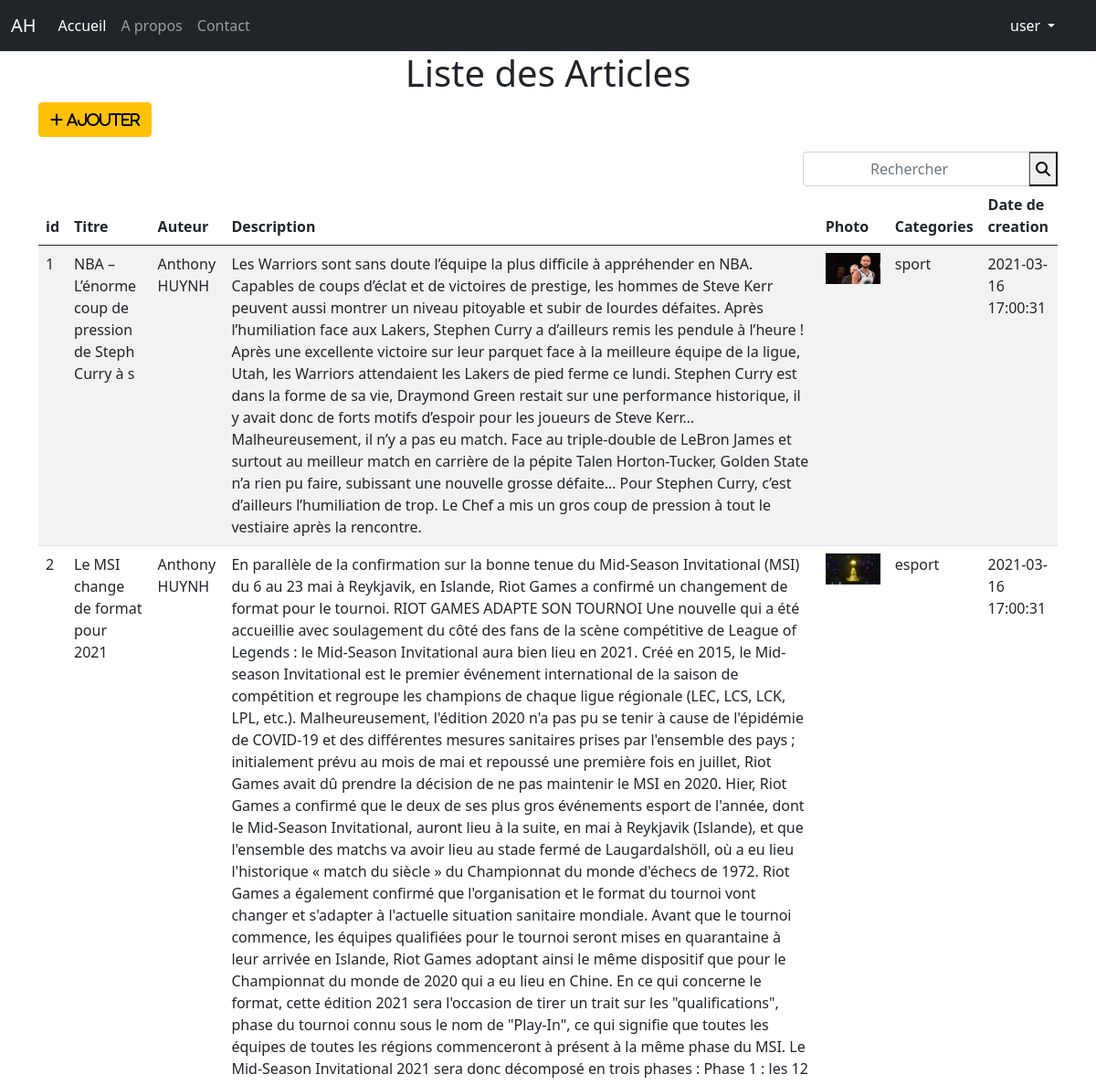
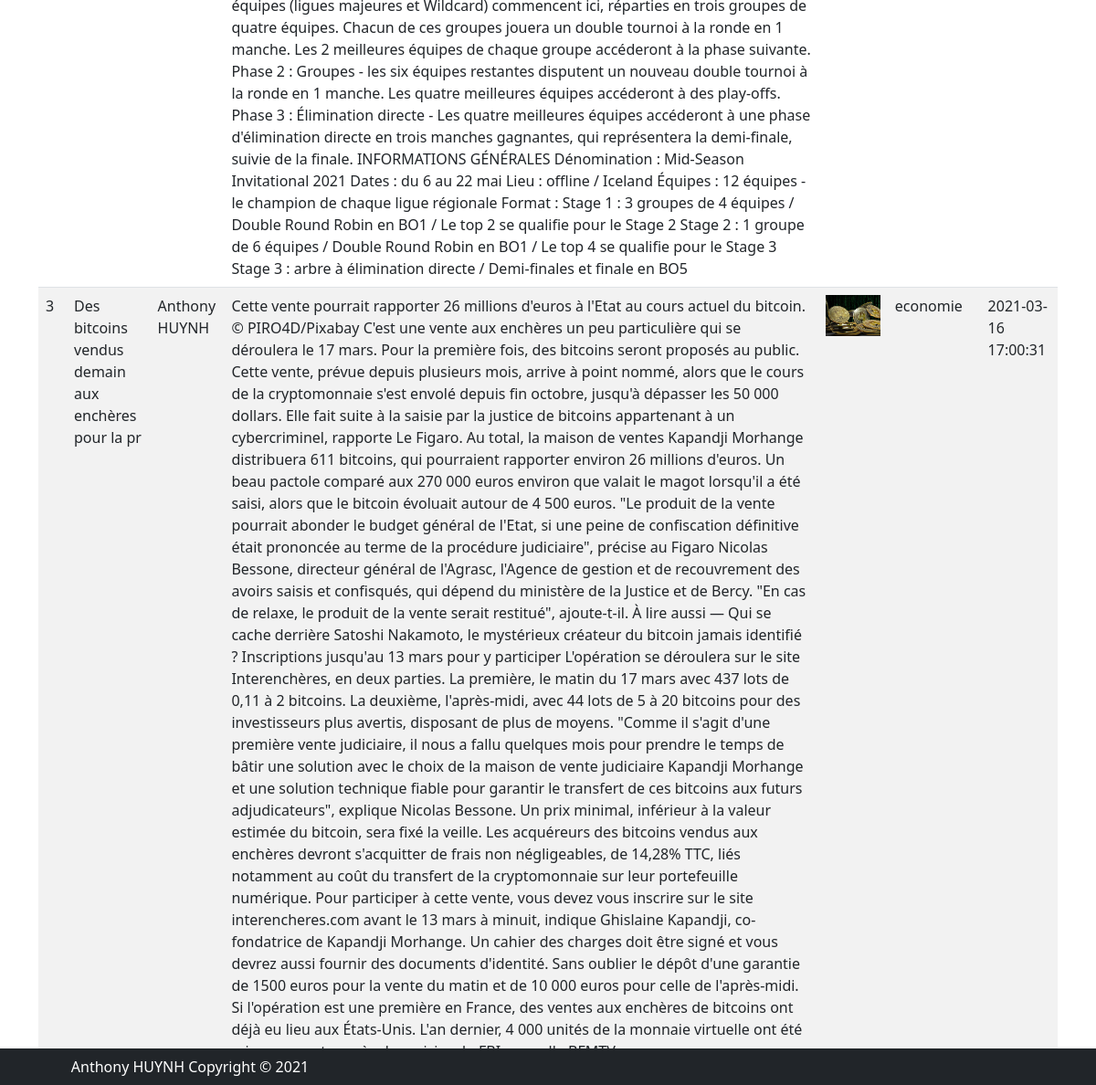
/admin/liste.php (signed in), run on the app's committed database (2 pictures, top to bottom).
### tables this page shows
CREATE TABLE `articles` (
  `id` int(11) NOT NULL,
  `titre` varchar(50) NOT NULL,
  `auteur` varchar(50) NOT NULL,
  `images` varchar(50) NOT NULL,
  `description` text NOT NULL,
  `date_created` timestamp NOT NULL DEFAULT current_timestamp() ON UPDATE current_timestamp(),
  `id_categories` int(11) NOT NULL
);

CREATE TABLE `categories` (
  `id_c` int(11) NOT NULL,
  `nom` varchar(50) NOT NULL
);

### admin/liste.php (the view, shortened to what this page needs)
<?php
require_once('../connect.php');
if(isset($_POST['submit']) && !empty($_POST['search'])){
    $mCle = trim(addslashes(htmlentities($_POST['search'])));
    $sql = "SELECT * FROM articles a
            INNER JOIN categories c
            ON a.id_categories = c.id_c
            WHERE titre LIKE '$mCle%' OR nom LIKE '$mCle%'";
}else{
    $sql = "SELECT * FROM articles a
    INNER JOIN categories c
    ON a.id_categories = c.id_c";
}
$result = mysqli_query($conn, $sql);
?>
<?php require_once('../partials/header.inc');?>
<div class="container">
<h1 class="text-center">Liste des Articles</h1>
<p><a href="ajouter.php" class="btn btn-warning"><i class="fas fa-plus"> Ajouter </i></a></p>
<form action="<?=$_SERVER['PHP_SELF']; ?>" method="post">
    <div class="input-group justify-content-end">
        <input type="search" class="form-control offset-9 col-3 text-center" name="search" id="search" placeholder="Rechercher">
        <button type="submit" name="submit"><i class="fas fa-search"></i></button>
    </div>
</form>
<table class="table table-striped">
    <thead>
        <tr>
            <th>id</th>
            <th>Titre</th>
            <th>Auteur</th>
            <th>Description</th>
            <th>Photo</th>
            <th>Categories</th>
            <th>Date de creation</th>
        </tr>
    </thead>
    <tbody>
    <?php while($rows = mysqli_fetch_assoc($result)){  ?>
        <tr>
            <td><?= $rows['id']; ?></td>
            <td><?= $rows['titre']; ?></td>
            <td><?= $rows['auteur']; ?></td>
            <td><?= $rows['description']; ?></td>
            <td><img src="../assets/images/<?=$rows['images']; ?>"width="60"/></td>
            <td><?= $rows['nom']; ?></td>
            <td><?= $rows['date_created']; ?></td>
            </tr>
    <?php } ?>
    </tbody>
</table>
</div>
<?php require_once('../partials/footerAdmin.inc'); ?>

### data on the page
articles: id "1", titre "NBA – L’énorme coup de pression de Steph Curry à s", auteur "Anthony HUYNH", description "Les Warriors sont sans doute l’équipe la plus difficile à appréhender en NBA. Capables de coups d’éclat et de victoires de prestige, les hommes de Steve Kerr peuvent aussi montrer un niveau pitoyable et subir de lourdes défaites. Après l’humiliation face aux Lakers, Stephen Curry a d’ailleurs remis les pendule à l’heure ! Après une excellente victoire sur leur parquet face à la meilleure équipe de la ligue, Utah, les Warriors attendaient les Lakers de pied ferme ce lundi. Stephen Curry est dans la forme de sa vie, Draymond Green restait sur une performance historique, il y avait donc de forts motifs d’espoir pour les joueurs de Steve Kerr… Malheureusement, il n’y a pas eu match. Face au…", images (picture), id_categories.nom "sport", date_created "2021-03-16 17:00:31"
articles: id "2", titre "Le MSI change de format pour 2021", auteur "Anthony HUYNH", description "En parallèle de la confirmation sur la bonne tenue du Mid-Season Invitational (MSI) du 6 au 23 mai à Reykjavik, en Islande, Riot Games a confirmé un changement de format pour le tournoi. RIOT GAMES ADAPTE SON TOURNOI Une nouvelle qui a été accueillie avec soulagement du côté des fans de la scène compétitive de League of Legends : le Mid-Season Invitational aura bien lieu en 2021. Créé en 2015, le Mid-season Invitational est le premier événement international de la saison de compétition et regroupe les champions de chaque ligue régionale (LEC, LCS, LCK, LPL, etc.). Malheureusement, l'édition 2020 n'a pas pu se tenir à cause de l'épidémie de COVID-19 et des différentes mesures sanitaires…", images (picture), id_categories.nom "esport", date_created "2021-03-16 17:00:31"
articles: id "3", titre "Des bitcoins vendus demain aux enchères pour la pr", auteur "Anthony HUYNH", description "Cette vente pourrait rapporter 26 millions d'euros à l'Etat au cours actuel du bitcoin. © PIRO4D/Pixabay C'est une vente aux enchères un peu particulière qui se déroulera le 17 mars. Pour la première fois, des bitcoins seront proposés au public. Cette vente, prévue depuis plusieurs mois, arrive à point nommé, alors que le cours de la cryptomonnaie s'est envolé depuis fin octobre, jusqu'à dépasser les 50 000 dollars. Elle fait suite à la saisie par la justice de bitcoins appartenant à un cybercriminel, rapporte Le Figaro. Au total, la maison de ventes Kapandji Morhange distribuera 611 bitcoins, qui pourraient rapporter environ 26 millions d'euros. Un beau pactole comparé aux 270 000 euros…", images (picture), id_categories.nom "economie", date_created "2021-03-16 17:00:31"

### other printed values
$_SESSION['auth']['login'] "user"
